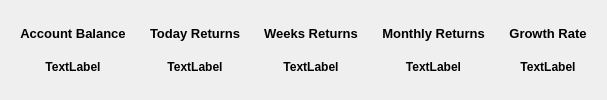
                 <widget class="QWidget" name="widget_10" native="true">
                  <layout class="QHBoxLayout" name="horizontalLayout_37">
                   <item>
                    <widget class="QWidget" name="widget_22" native="true">
                     <layout class="QVBoxLayout" name="verticalLayout_28">
                      <item>
                       <layout class="QVBoxLayout" name="verticalLayout_26">
                        <item>
                         <widget class="QLabel" name="accountbalancelabel">
                          <property name="font">
                           <font>
                            <pointsize>10</pointsize>
                            <bold>true</bold>
                           </font>
                          </property>
                          <property name="text">
                           <string>Account Balance</string>
                          </property>
                          <property name="alignment">
                           <set>Qt::AlignCenter</set>
                          </property>
                         </widget>
                        </item>
                        <item>
                         <widget class="QLabel" name="flaccountbalance">
                          <property name="font">
                           <font>
                            <bold>true</bold>
                           </font>
                          </property>
                          <property name="text">
                           <string>TextLabel</string>
                          </property>
                          <property name="alignment">
                           <set>Qt::AlignCenter</set>
                          </property>
                         </widget>
                        </item>
                       </layout>
                      </item>
                     </layout>
                    </widget>
                   </item>
                   <item>
                    <widget class="QWidget" name="widget_24" native="true">
                     <layout class="QVBoxLayout" name="verticalLayout_30">
                      <item>
                       <layout class="QVBoxLayout" name="verticalLayout_36">
                        <item>
                         <widget class="QLabel" name="dailyperformancelabel">
                          <property name="font">
                           <font>
                            <pointsize>10</pointsize>
                            <bold>true</bold>
                           </font>
                          </property>
                          <property name="text">
                           <string>Today Returns</string>
                          </property>
                          <property name="alignment">
                           <set>Qt::AlignCenter</set>
                          </property>
                         </widget>
                        </item>
                        <item>
                         <widget class="QLabel" name="fldailyperformace">
                          <property name="font">
                           <font>
                            <bold>true</bold>
                           </font>
                          </property>
                          <property name="text">
                           <string>TextLabel</string>
                          </property>
                          <property name="alignment">
                           <set>Qt::AlignCenter</set>
                          </property>
                         </widget>
                        </item>
                       </layout>
                      </item>
                     </layout>
                    </widget>
                   </item>
                   <item>
                    <widget class="QWidget" name="widget_23" native="true">
                     <layout class="QVBoxLayout" name="verticalLayout_29">
                      <item>
                       <layout class="QVBoxLayout" name="verticalLayout_37">
                        <item>
                         <widget class="QLabel" name="weekyperformancelabel">
                          <property name="font">
                           <font>
                            <pointsize>10</pointsize>
                            <bold>true</bold>
                           </font>
                          </property>
                          <property name="text">
                           <string>Weeks Returns</string>
                          </property>
                          <property name="alignment">
                           <set>Qt::AlignCenter</set>
                          </property>
                         </widget>
                        </item>
                        <item>
                         <widget class="QLabel" name="flweeklyprofit">
                          <property name="font">
                           <font>
                            <bold>true</bold>
                           </font>
                          </property>
                          <property name="text">
                           <string>TextLabel</string>
                          </property>
                          <property name="alignment">
                           <set>Qt::AlignCenter</set>
                          </property>
                         </widget>
                        </item>
                       </layout>
                      </item>
                     </layout>
                    </widget>
                   </item>
                   <item>
                    <widget class="QWidget" name="widget_25" native="true">
                     <layout class="QVBoxLayout" name="verticalLayout_31">
                      <item>
                       <layout class="QVBoxLayout" name="verticalLayout_38">
                        <item>
                         <widget class="QLabel" name="monthlyperformancelablel">
                          <property name="font">
                           <font>
                            <pointsize>10</pointsize>
                            <bold>true</bold>
                           </font>
                          </property>
                          <property name="text">
                           <string>Monthly Returns</string>
                          </property>
                          <property name="alignment">
                           <set>Qt::AlignCenter</set>
                          </property>
                         </widget>
                        </item>
                        <item>
                         <widget class="QLabel" name="flmonthlyperformance">
                          <property name="font">
                           <font>
                            <bold>true</bold>
                           </font>
                          </property>
                          <property name="text">
                           <string>TextLabel</string>
                          </property>
                          <property name="alignment">
                           <set>Qt::AlignCenter</set>
                          </property>
                         </widget>
                        </item>
                       </layout>
                      </item>
                     </layout>
                    </widget>
                   </item>
                   <item>
                    <widget class="QWidget" name="widget_26" native="true">
                     <layout class="QVBoxLayout" name="verticalLayout_32">
                      <item>
                       <layout class="QVBoxLayout" name="verticalLayout_39">
                        <item>
                         <widget class="QLabel" name="growthratelabel">
                          <property name="font">
                           <font>
                            <pointsize>10</pointsize>
                            <bold>true</bold>
                           </font>
                          </property>
                          <property name="text">
                           <string>Growth Rate</string>
                          </property>
                          <property name="alignment">
                           <set>Qt::AlignCenter</set>
                          </property>
                         </widget>
                        </item>
                        <item>
                         <widget class="QLabel" name="flgrowthrate">
                          <property name="font">
                           <font>
                            <bold>true</bold>
                           </font>
                          </property>
                          <property name="text">
                           <string>TextLabel</string>
                          </property>
                          <property name="alignment">
                           <set>Qt::AlignCenter</set>
                          </property>
                         </widget>
                        </item>
                       </layout>
                      </item>
                     </layout>
                    </widget>
                   </item>
                  </layout>
                 </widget>
